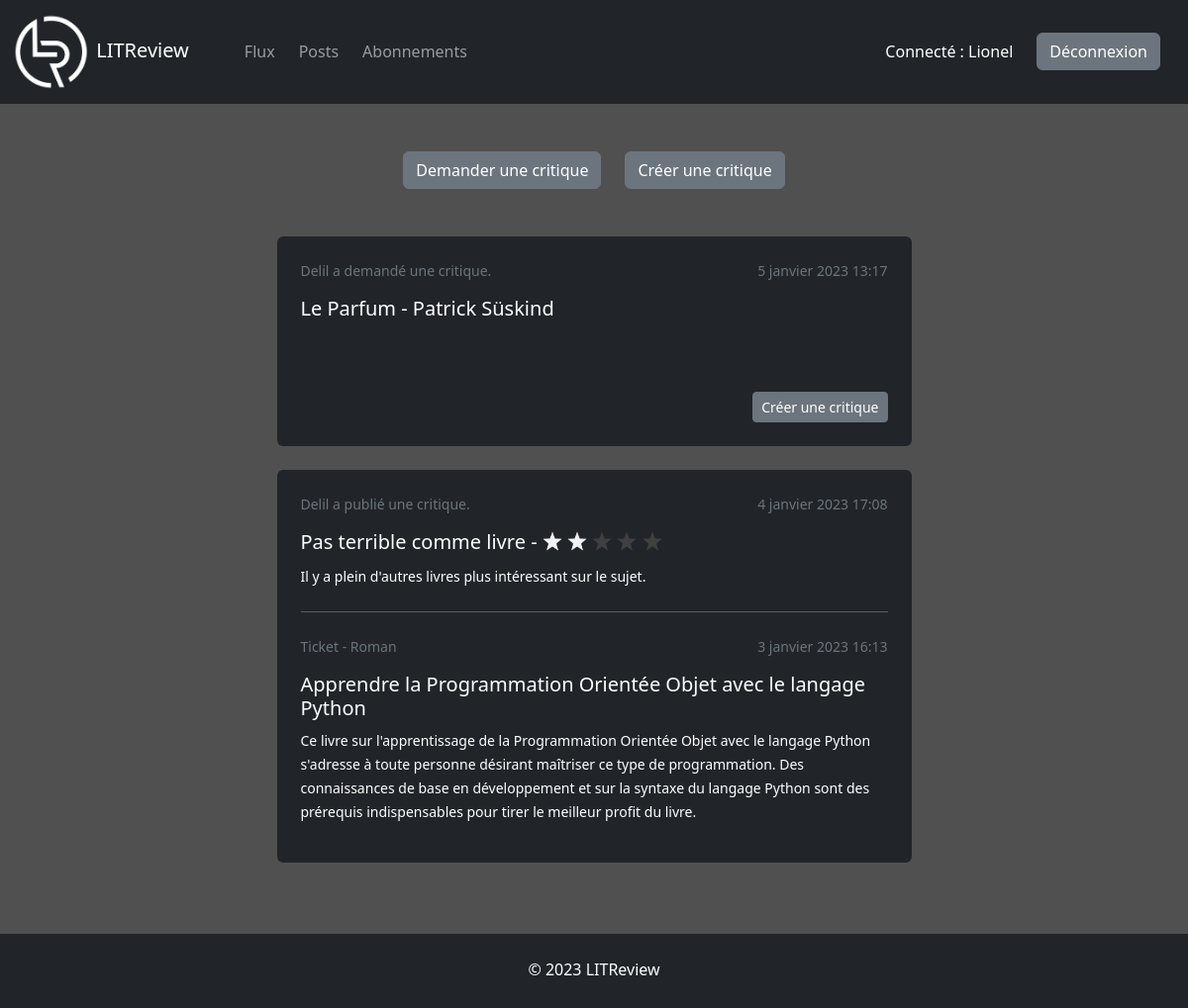
Page /flux/ (signed in) on the earlier database version.
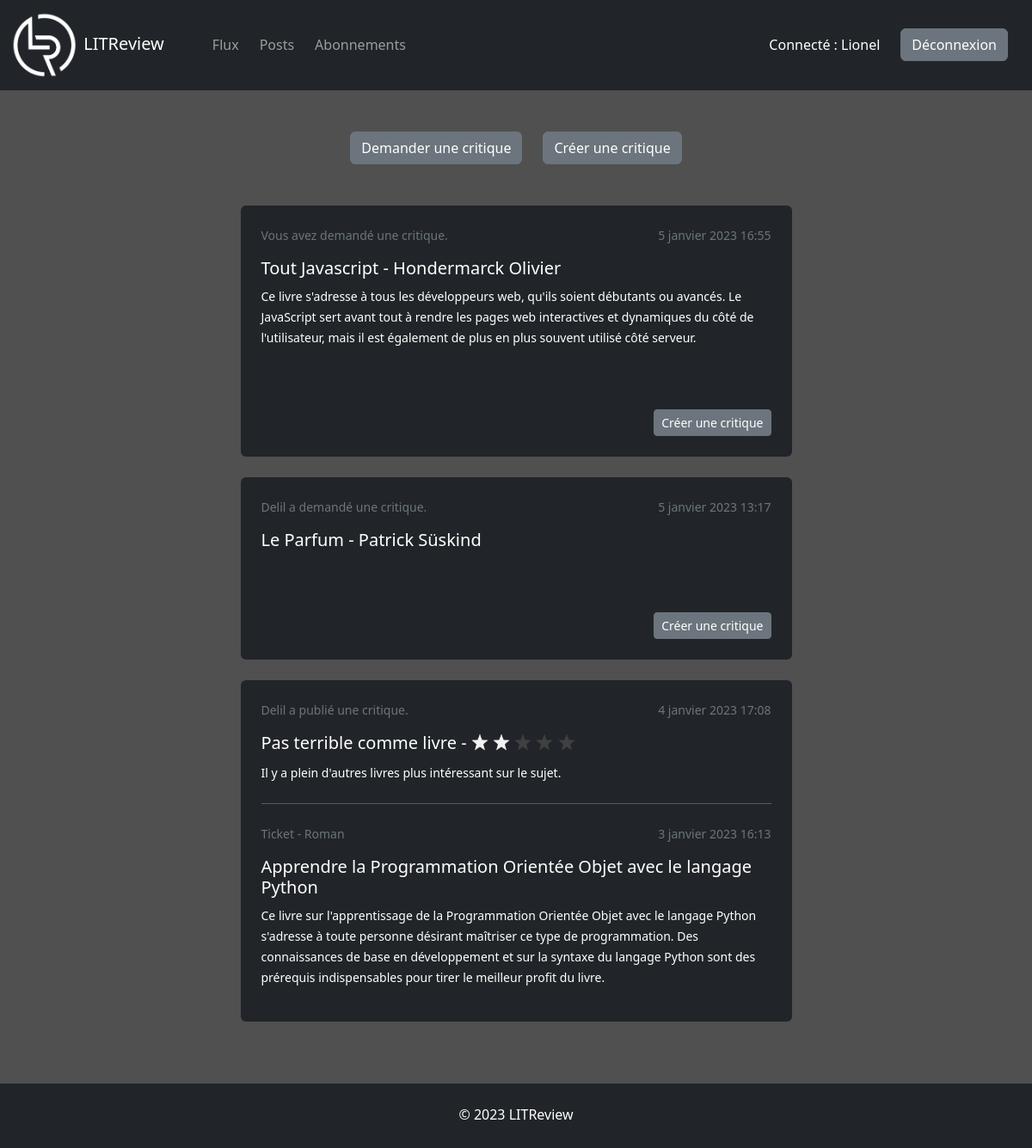
Same page on the later database version.
### reviews/models.py (models this page shows, shortened)
class Ticket(models.Model):
    user = models.ForeignKey(to=settings.AUTH_USER_MODEL, on_delete=models.CASCADE)
    title = models.CharField(max_length=128)
    description = models.TextField(max_length=2048, blank=True)
    image = models.ImageField(null=True, blank=True, upload_to="book_covers")
    time_created = models.DateTimeField(auto_now_add=True)

class Review(models.Model):
    RATING_CHOICES = ((1, "1"), (2, "2"), (3, "3"), (4, "4"), (5, "5"))
    user = models.ForeignKey(to=settings.AUTH_USER_MODEL, on_delete=models.CASCADE)
    ticket = models.OneToOneField(to=Ticket, on_delete=models.CASCADE, related_name="review")
    headline = models.CharField(max_length=128)
    rating = models.SmallIntegerField(choices=RATING_CHOICES)
    body = models.TextField(max_length=8192, blank=True)
    time_created = models.DateTimeField(auto_now_add=True)

### accounts/models.py (models this page shows)
class User(AbstractUser):
    pass

### reviews/views.py (the view)
# urls.py: path("flux/", views.feed, name="feed"),
@login_required
def feed(request):
    followed_users = [request.user]
    for subscription in Subscription.objects.filter(user=request.user):
        followed_users.append(subscription.followed_user)
    tickets = Ticket.objects.filter(user__in=followed_users)
    reviews = Review.objects.filter(Q(user__in=followed_users) | Q(ticket__user=request.user))
    tickets = tickets.annotate(content_type=Value("TICKET", CharField()))
    reviews = reviews.annotate(content_type=Value("REVIEW", CharField()))
    posts = sorted(chain(reviews, tickets), key=lambda post: post.time_created, reverse=True)
    context = {"posts": posts}
    return render(request, "reviews/feed.html", context)

### reviews/templates/reviews/feed.html (shortened to what this page needs)
{% extends "base.html" %}
{% load bootstrap5 %}
{% block content %}
<div class="row justify-content-center">
    <div class="col-md-9 col-lg-8 col-xl-7 col-xxl-6">
        <div class="d-flex justify-content-center mb-5">
            <a href="{% url 'create_ticket' %}" class="btn btn-secondary me-4">Demander une critique</a>
            <a href="{% url 'create_ticket_and_review' %}" class="btn btn-secondary">Créer une critique</a>
        </div>
        {% for post in posts %}
        {% if post.content_type == "TICKET" and not post.review %}
        {% include "reviews/fragments/feed/ticket.html" %}
        {% elif post.content_type == "REVIEW" %}
        {% include "reviews/fragments/feed/review.html" %}
        {% endif %}
        {% endfor %}
    </div>
</div>
{% endblock content %}

### reviews/templates/reviews/fragments/feed/ticket.html (shortened to what this page needs)
<div class="bg-dark rounded p-4 mb-4">
    <div class="d-flex justify-content-between text-secondary">
        {% if post.user == user %}
        <small>Vous avez demandé une critique.</small>
        {% else %}
        <small>{{ post.user.username }} a demandé une critique.</small>
        {% endif %}
        <small class="ms-4">{{ post.time_created|date }} {{ post.time_created|time }}</small>
    </div>
    <h5 class="text-white mt-3">{{ post.title }}</h5>
    {% if post.description %}
    <p class="text-white"><small>{{ post.description }}</small></p>
    {% endif %}
    {% if post.image %}
    <div class="row justify-content-center mt-4">
        <div class="col-8 col-sm-5 col-lg-4">
        </div>
    </div>
    {% endif %}
    <p class="text-end mt-4 mb-0">
        <a class="btn btn-sm btn-secondary" href="{% url 'create_review' post.id %}">Créer une critique</a>
    </p>
</div>

### reviews/templates/reviews/fragments/feed/review.html (shortened to what this page needs)
<div class="bg-dark rounded p-4 mb-4">
    <div class="d-flex justify-content-between text-secondary">
        {% if post.user == user %}
        <small>Vous avez publié une critique.</small>
        {% else %}
        <small>{{ post.user.username }} a publié une critique.</small>
        {% endif %}
        <small class="ms-4">{{ post.time_created|date }} {{ post.time_created|time }}</small>
    </div>
    <h5 class="text-white mt-3">
        {{ post.headline }} -
        <span class="nobr">{% include "reviews/fragments/star_rating.html" %}</span>
    </h5>
    <p class="text-white"><small>{{ post.body }}</small></p>
    <hr class="text-white my-4">
    <div class="d-flex justify-content-between text-secondary">
        {% if post.ticket.user == user %}
        <small>Ticket - Vous</small>
        {% else %}
        <small>Ticket - {{ post.ticket.user.username }}</small>
        {% endif %}
        <small class="ms-4">{{ post.ticket.time_created|date }} {{ post.ticket.time_created|time }}</small>
    </div>
    <h5 class="text-white mt-3">{{ post.ticket.title }}</h5>
    {% if post.ticket.description %}
    <p class="text-white"><small>{{ post.ticket.description }}</small></p>
    {% endif %}
</div>

### reviews/templates/reviews/fragments/star_rating.html (shortened to what this page needs)
{% load static %}
{% if post.rating == 5 %}
<img class="star" src="{% static 'img/filled-star.png' %}" alt="">
<img class="star" src="{% static 'img/filled-star.png' %}" alt="">
<img class="star" src="{% static 'img/filled-star.png' %}" alt="">
<img class="star" src="{% static 'img/filled-star.png' %}" alt="">
<img class="star" src="{% static 'img/filled-star.png' %}" alt="">
{% elif post.rating == 2 %}
<img class="star" src="{% static 'img/filled-star.png' %}" alt="">
<img class="star" src="{% static 'img/filled-star.png' %}" alt="">
<img class="star" src="{% static 'img/empty-star.png' %}" alt="">
<img class="star" src="{% static 'img/empty-star.png' %}" alt="">
<img class="star" src="{% static 'img/empty-star.png' %}" alt="">
{% endif %}

Differences in the rows shown:
added Ticket: shows "Vous avez demandé une critique.", time_created "5 janvier 2023", time_created "16:55", title "Tout Javascript - Hondermarck Olivier", description "Ce livre s'adresse à tous les développeurs web, qu'ils soient débutants ou avancés. Le JavaScript sert avant tout à rendre les pages web interactives et dynamiques du côté de l'utilisateur, mais il est également de plus en plus souvent utilisé côté serveur."
